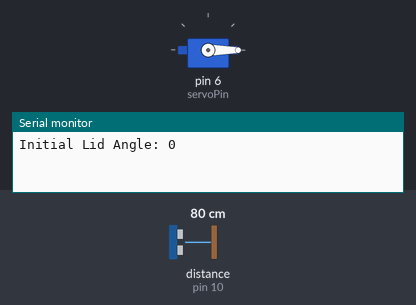
A sketch run on a simulated Arduino Uno, built with avr-gcc and run on an emulated ATmega328P. Shown: servo, the last lines printed to the serial monitor. Wiring (inferred from the names in the program): ultrasonic range finder: trigger pin 9; echo pin 10. The test bench sets the inputs (shaded band); at power-on: distance to the obstacle (sensor on pin 10) 80 cm. The echo pulse lasts 58.3 µs per cm.

Above: at 1.2 s.
1.3 s: distance to the obstacle (sensor on pin 10) set to 22 cm
2.8 s: distance to the obstacle (sensor on pin 10) set to 18 cm
At 3.2 s:
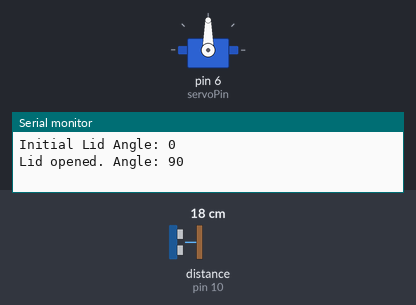
Timing chart, 0 to 5.8 s (numbered marks = the images above; inputs shaded):
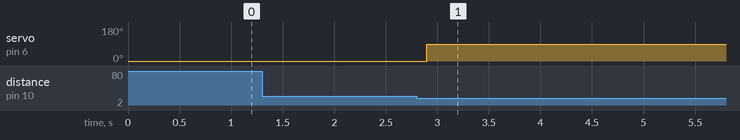

Measured:
- the behaviour switches between 21 and 20 cm on distance to the obstacle (sensor on pin 10) (found by bisection; images 0 and 1)
- after the input at 1.3 s, every drawn part: stays the same
- after the input at 2.8 s, servo on pin 6 (servoPin): 0° → 90° after 0.10 s

The sketch:

automated_dustbin.ino
```cpp
#include <Servo.h>

const int trigPin = 9;
const int echoPin = 10;
const int servoPin = 6;

Servo lidServo;

const int openDistance = 20;      // Distance threshold in cm
const int openAngle = 90;
const int closeAngle = 0;

bool isLidOpen = false;
int currentAngle = closeAngle;
unsigned long lastDetectionTime = 0;
const unsigned long lidOpenDuration = 3000; // Stay open for 5 seconds

void setup() {
  Serial.begin(9600);
  lidServo.attach(servoPin);
  lidServo.write(closeAngle);
  currentAngle = closeAngle;

  pinMode(trigPin, OUTPUT);
  pinMode(echoPin, INPUT);

  Serial.print("Initial Lid Angle: ");
  Serial.println(currentAngle);
}

void loop() {
  // Trigger ultrasonic sensor
  digitalWrite(trigPin, LOW);
  delayMicroseconds(2);
  digitalWrite(trigPin, HIGH);
  delayMicroseconds(10);
  digitalWrite(trigPin, LOW);

  // Measure distance
  long duration = pulseIn(echoPin, HIGH, 30000);  // 30 ms timeout
  int distance = duration * 0.034 / 2;

  unsigned long currentTime = millis();

  // If object is within range
  if (distance > 0 && distance < openDistance) {
    lastDetectionTime = currentTime;
    if (!isLidOpen) {
      lidServo.write(openAngle);
      currentAngle = openAngle;
      isLidOpen = true;
      Serial.print("Lid opened. Angle: ");
      Serial.println(currentAngle);
    }
  }

  // If enough time has passed since last detection, close the lid
  if (isLidOpen && (currentTime - lastDetectionTime > lidOpenDuration)) {
    lidServo.write(closeAngle);
    currentAngle = closeAngle;
    isLidOpen = false;
    Serial.print("Lid closed. Angle: ");
    Serial.println(currentAngle);
  }

  delay(100);
}
```
